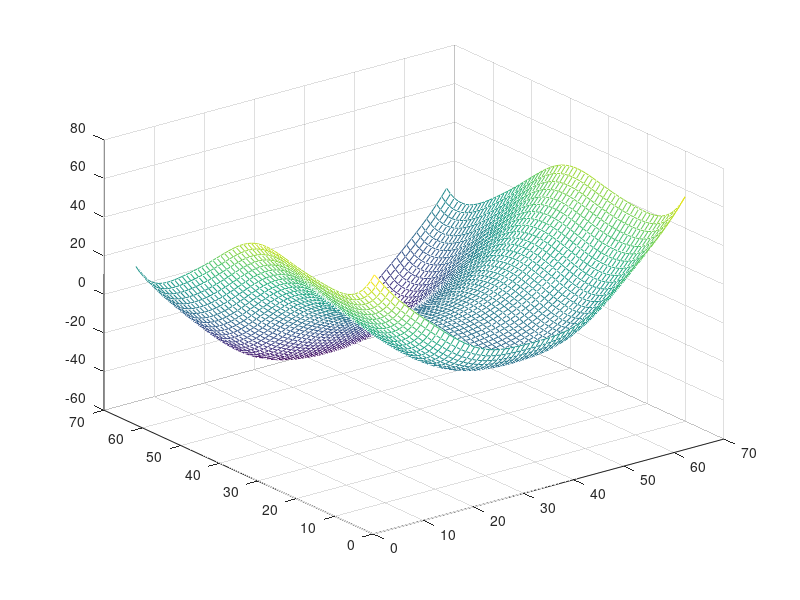

This figure's MATLAB source:
 a=[-pi:0.1:pi];
 for x=1:length(a);
     for y=1:length(a);
         z(x,y)=0.7*(a(x)^4) -8*(a(x)^2) +6*(a(y)^2) -8*a(x) +cos(a(x)*a(y));
     end;
 end;
 mesh(z);